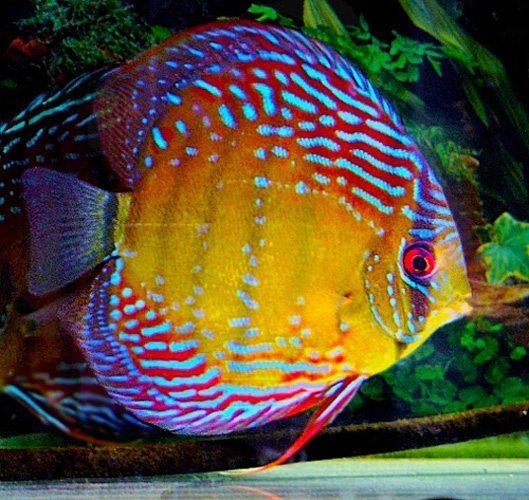
#> input picture poisson.jpg, 529 x 500 px
$ jupyter execute 'Traitement_d'"'"'images.ipynb'
#> lines starting #> are read from the running program, lines starting #| are printed output that depends on the picture
## Thème 5 : Manipulation d'image avec Python

Entrer son **NOM** et son **prénom** dans la cellule ci-dessous

### L'image qui va être utilisée, pour commencer, est *poisson.jpg*
C'est une image couleur au format RVB, chaque canal étant codé par un octet (valeurs de 0 à 255).
Il est possible d'en utiliser une autre en la téléchargeant :
> Menu **File**  **Open**, puis **upload** *(en haut à droite)*, puis **téléverser**.

La librairie PIL (Python Imaging Library) fournit les outils nécessaires pour les manipulations d'images que nous aborderons dans cette page. Ces manipulations sont simples et il existe des librairies plus complètes pour aborder les fonctions avancées de traitement des images.

[cell 1]
from PIL import Image

Chaque pixel d'une image est repéré par ses coordonnées x,y.

Comme vous pouvez le constater sur le schéma ci-dessus, le pixel de coordonnées (0,0) se trouve en haut à gauche de l'image. Si l'image fait 800 pixels de large et 600 pixels de haut, le pixel ayant pour coordonnées (100,500) sera en bas à gauche et le pixel(400,300) sera au milieu de l'image.

Exemples d'instructions et de morceaux de codes qui permettent de travailler sur une image :
- Ouverture du fichier *Mon_Image.jpg* et création de l'objet img1 :
> **img1=Image.open("Mon_Image.jpg")**


- On récupère la couleur du pixel (i,j) de l'image img1 sous la forme d'un tuple (r, v, b) :
> **img1.getpixel((i, j))**


- On attribue la couleur (r,v,b) au pixel (i,j) :
> **img1.putpixel((i, j), (r,v,b))**

- On enregistre l'image crée sous le sous nom *img2.jpg* :
> **img1.save("img2.jpg")**


- On montre l'image img2 :
> **img2.show()**


Exemple :

[cell 2]
from PIL import Image
img = Image.open("poisson.jpg")
#> img is the input picture: PIL image 529x500 RGB; mean R, G, B 88.1, 77.9, 56.1
img.show() # Attention, l'image s'affiche sur une autre application de l'ordinateur (Photos de Windows).
r,v,b=img.getpixel((100,250))
#> r = 62; v = 92; b = 56
print("canal rouge : ",r,"canal vert : ",v,"canal bleu : ",b)
#| canal rouge :  62 canal vert :  92 canal bleu :  56
img  # l'image s'affiche en-dessous

*Pour la suite du travail, choisir un mode d'affichage, selon l'ordinateur : **img** pour un affichage en-dessous de la cellule ou **img.show()** pour un affichage dans une autre fenêtre avec une autre application de l'ordinateur.*

**Expliquer en quelques lignes** ce que fait ce programme, préciser ce que représentent r, v et b :

**Recopier ci-dessous et modifier le programme** pour qu'il affiche les valeurs du canal rouge, du canal vert et du canal bleu du pixel de coordonnées (300,200), notez votre réponse :

Il est possible d'accéder aux caractéristiques de l'image avec les commandes suivantes :

>  **.format**  : format de la source de l’image,
>  **.size**  : taille de l’image(largeur, hauteur en pixels),
>  **.mode**  : noms et type des différents canaux de l’image (« RGB » = 3 canaux Rouge, Vert et Bleu – « L » = un canal pour niveaux de gris – …).

[cell 3]
print(img.format, img.size, img.mode)
#| JPEG (529, 500) RGB

Il est possible de modifier les canaux RVB d'un pixel avec *img.putpixel((i, j), (r,v,b))* :

[cell 4]
img.putpixel((410,260),(0,0,255))
img

Observer bien l'image formée. Quelle est la couleur du pixel qui a été modifié ? (sur la gauche de l'oeil)

Que font les 2 lignes de code ? :
> img.putpixel((410,260),(0,0,255))
> img

[cell 5]
img = Image.open("picasso.jpg")
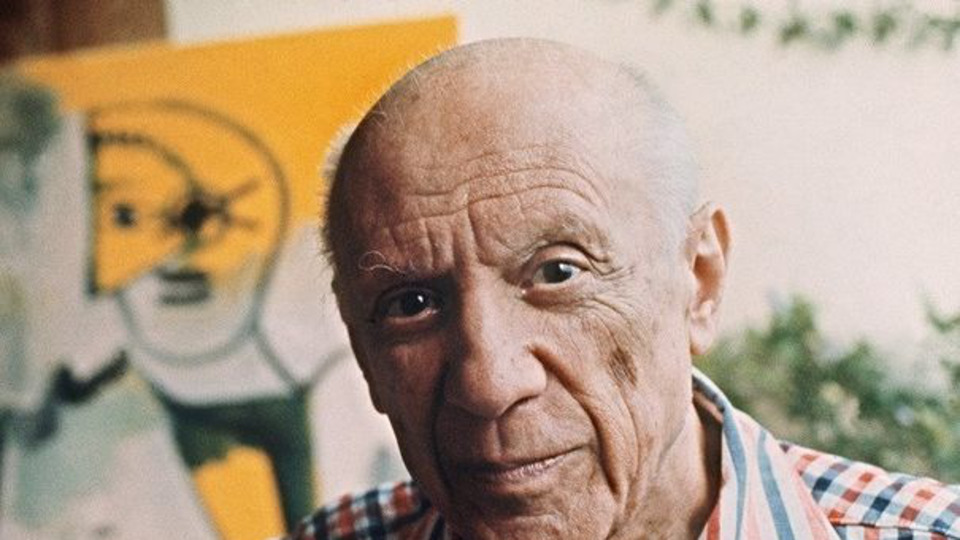
#> input picture picasso.jpg, 960 x 540 px
#> img is the input picture: PIL image 960x540 RGB; mean R, G, B 177.8, 156.5, 134.7
img

**Modifier le code** pour colorier, en plus, le pixel de coordonnées (409,260) en vert.

Pour modifier plusieurs pixels, il faut utiliser une boucle (for).
Si la taille de l'image est inconnue, il faut d'abord la déterminer, avec *.size*  (largeur, puis hauteur)

[cell 6]
largeur_image, hauteur_image = img.size
#> largeur_image = 960; hauteur_image = 540
print("la largeur est : ",largeur_image," pixels et la hauteur : ",hauteur_image)
#| la largeur est :  960  pixels et la hauteur :  540

[cell 7]
for y in range(hauteur_image):
    for x in range(largeur_image):
        r,v,b=img.getpixel((x,y))
        n_r=v
        n_v=b
        n_b=r
        img.putpixel((x,y),(n_r,n_v,n_b))
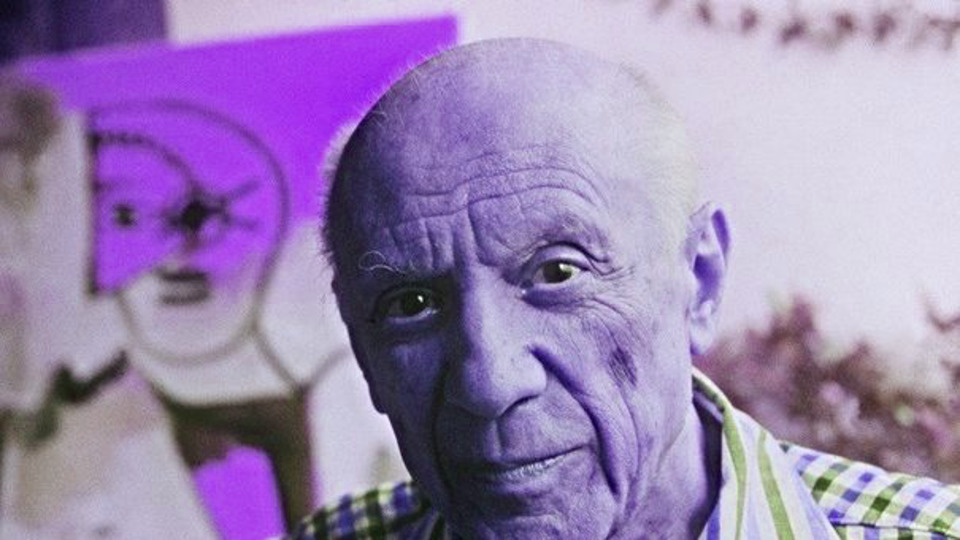
#> img: PIL image 960x540 RGB; mean R, G, B 156.5, 134.7, 177.8
#img.show()
img

Que fait ce programme ?

Écrire un programme qui inverse les valeurs des canaux bleu et rouge sans changer la valeur du canal vert.

[cell 8]
for y in range(hauteur_image):
    for x in range(largeur_image):
        r,v,b=img.getpixel((x,y))
        n_r=b
        n_v=r
        n_b=b
        img.putpixel((x,y),(n_r,n_v,n_b))
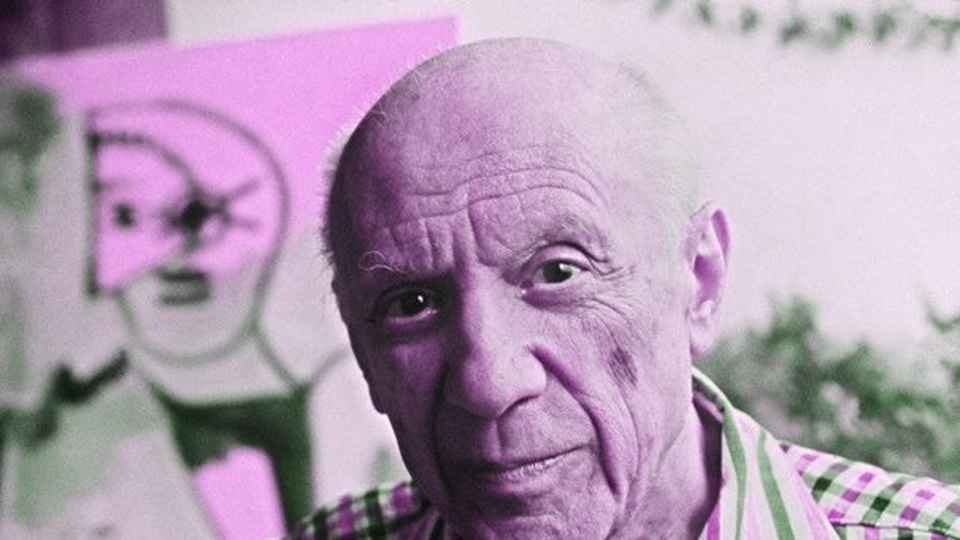
#> img: PIL image 960x540 RGB; mean R, G, B 177.8, 156.5, 177.8
#img.show()
img

Écrire un programme qui donne le négatif de l'image.

### Image en niveaux de gris.

Gris rapide : faie la moyenne des niveaux r, v et b.
*Attention, le résultat doit être un entier compris entre 0 et 255.*

[cell 9]
img = Image.open("poisson.jpg")
largeur_image, hauteur_image = img.size
#> largeur_image = 529; hauteur_image = 500
for y in range(hauteur_image):
    for x in range(largeur_image):
        r,v,b=img.getpixel((x,y))
        g=(r+v+b)//3
        img.putpixel((x,y),(g,g,g))
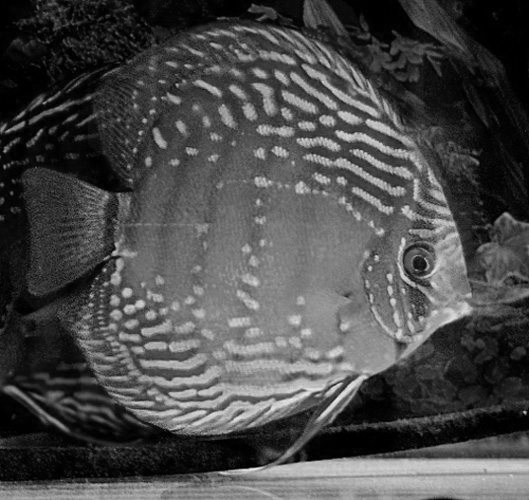
#> img: PIL image 529x500 RGB; min 0, max 237, mean 73.7
img

Pour obtenir un gris plus réaliste, on adapte les proportions de chacun des canaux selon une formule :
    0.21*rouge+0.71*vert+0.07*bleu

[cell 10]
img = Image.open("picasso.jpg")
largeur_image, hauteur_image = img.size
#> largeur_image = 960; hauteur_image = 540
for y in range(hauteur_image):
    for x in range(largeur_image):
        r,v,b=img.getpixel((x,y))
        gris=0.21*r+0.71*v+0.07*b
        img.putpixel((x,y),(int(gris),int(gris),int(gris)))
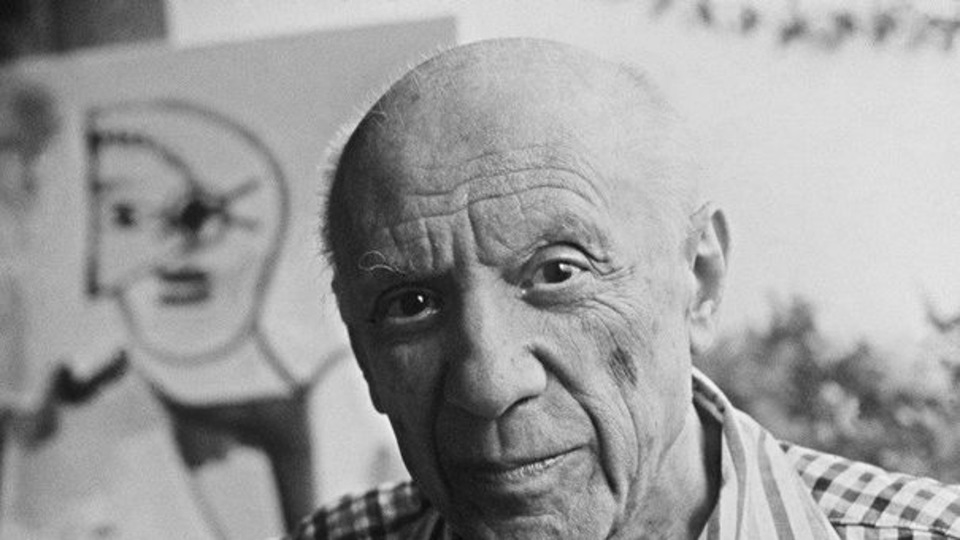
#> img: PIL image 960x540 RGB; min 7, max 252, mean 157.4
#img.show()
img
